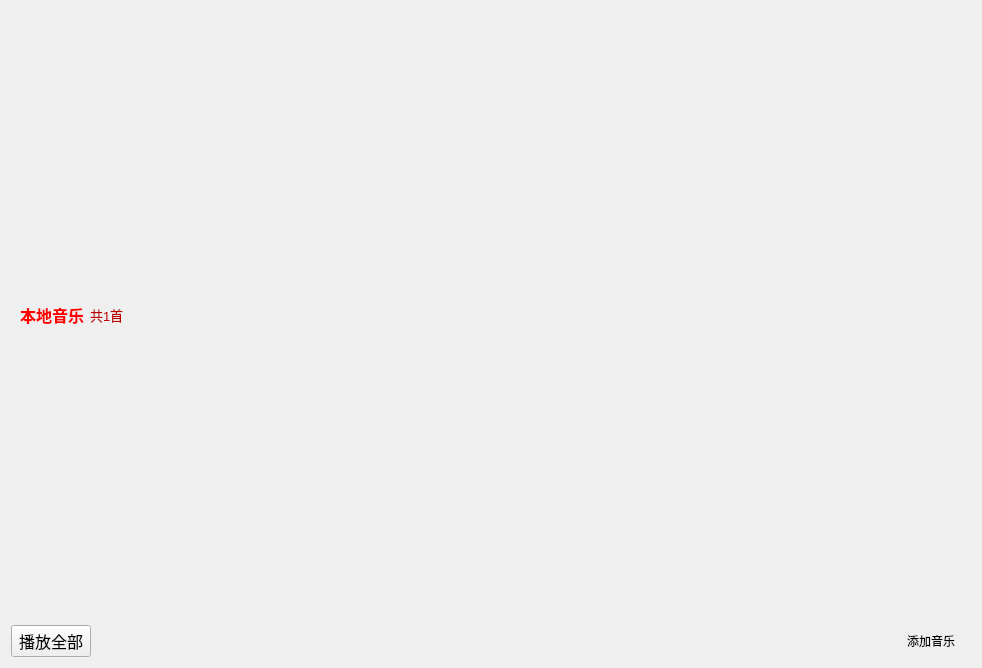
<?xml version="1.0" encoding="UTF-8"?>
<ui version="4.0">
 <class>MusicWindow</class>
 <widget class="QWidget" name="MusicWindow">
  <property name="geometry">
   <rect>
    <x>0</x>
    <y>0</y>
    <width>982</width>
    <height>668</height>
   </rect>
  </property>
  <property name="windowTitle">
   <string>Music</string>
  </property>
  <layout class="QVBoxLayout" name="verticalLayout">
   <item>
    <widget class="QWidget" name="widget" native="true">
     <layout class="QHBoxLayout" name="horizontalLayout_4">
      <item>
       <layout class="QHBoxLayout" name="horizontalLayout_3">
        <item>
         <widget class="QLabel" name="label">
          <property name="font">
           <font>
            <family>Arial</family>
            <pointsize>12</pointsize>
            <weight>75</weight>
            <bold>true</bold>
           </font>
          </property>
          <property name="styleSheet">
           <string notr="true">color: rgb(255, 0, 0);</string>
          </property>
          <property name="text">
           <string>本地音乐</string>
          </property>
         </widget>
        </item>
        <item>
         <widget class="QLabel" name="label_2">
          <property name="font">
           <font>
            <family>Arial</family>
            <pointsize>10</pointsize>
            <italic>false</italic>
           </font>
          </property>
          <property name="styleSheet">
           <string notr="true">color: rgb(188, 0, 0);</string>
          </property>
          <property name="text">
           <string>共1首</string>
          </property>
         </widget>
        </item>
        <item>
         <spacer name="horizontalSpacer">
          <property name="orientation">
           <enum>Qt::Horizontal</enum>
          </property>
          <property name="sizeHint" stdset="0">
           <size>
            <width>40</width>
            <height>20</height>
           </size>
          </property>
         </spacer>
        </item>
       </layout>
      </item>
     </layout>
    </widget>
   </item>
   <item>
    <layout class="QHBoxLayout" name="horizontalLayout">
     <item>
      <widget class="QPushButton" name="pushButton">
       <property name="font">
        <font>
         <family>Arial</family>
         <pointsize>12</pointsize>
        </font>
       </property>
       <property name="styleSheet">
        <string notr="true">QPushButton {
background-color: rgb(225, 0, 21);
color: rgb(244, 246, 255);
border-width:10px;
border-height:5px;
}


QPushButton::pressed{
    background-color: qlineargradient(x1: 0, y1: 0, x2: 0, y2: 1,stop: 0 #dadbde, stop: 1 #f6f7fa);};</string>
       </property>
       <property name="text">
        <string>播放全部</string>
       </property>
       <property name="icon">
        <iconset resource="res.qrc">
         <normaloff>:/buttonicon/MusicButtonIcon/playall.svg</normaloff>:/buttonicon/MusicButtonIcon/playall.svg</iconset>
       </property>
       <property name="iconSize">
        <size>
         <width>20</width>
         <height>20</height>
        </size>
       </property>
       <property name="flat">
        <bool>false</bool>
       </property>
      </widget>
     </item>
     <item>
      <spacer name="horizontalSpacer_2">
       <property name="orientation">
        <enum>Qt::Horizontal</enum>
       </property>
       <property name="sizeHint" stdset="0">
        <size>
         <width>40</width>
         <height>20</height>
        </size>
       </property>
      </spacer>
     </item>
     <item>
      <widget class="QPushButton" name="pushButton_2">
       <property name="styleSheet">
        <string notr="true">QPushButton {

	color: rgb(17, 108, 255);
}


QPushButton::pressed{
    background-color: qlineargradient(x1: 0, y1: 0, x2: 0, y2: 1,stop: 0 #dadbde, stop: 1 #f6f7fa);};</string>
       </property>
       <property name="text">
        <string>添加音乐</string>
       </property>
       <property name="icon">
        <iconset resource="res.qrc">
         <normaloff>:/buttonicon/MusicButtonIcon/add.svg</normaloff>:/buttonicon/MusicButtonIcon/add.svg</iconset>
       </property>
       <property name="flat">
        <bool>true</bool>
       </property>
      </widget>
     </item>
    </layout>
   </item>
   <item>
    <layout class="QHBoxLayout" name="horizontalLayout_2"/>
   </item>
  </layout>
 </widget>
 <resources>
  <include location="res.qrc"/>
 </resources>
 <connections/>
</ui>
